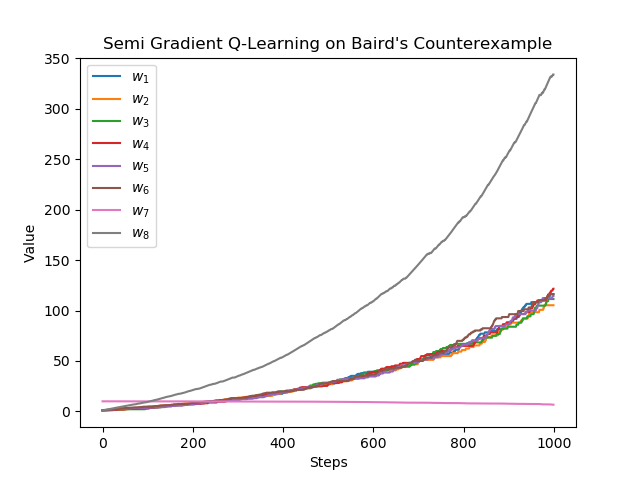

This figure's Python source:
import numpy as np
import matplotlib.pyplot as plt
from tqdm import tqdm

alpha=0.01
gamma=0.99
b=np.zeros(2)
pi=np.zeros(2)
actions=[0, 1]
b[0]=6/7
b[1]=1/7
pi[1]=1

def getFeatureVector(state):

	x=np.zeros(8)

	if state==6:

		x[6]=1
		x[7]=2

	else:

		x[state]=2
		x[7]=1

	return x

def getImportanceRatio(a):

	return pi[a]/b[a]

def getNext(action):

	nxt=0

	if action==0:

		nxt=np.random.randint(6)

	else:

		nxt=6

	return nxt

def semiGradientQ(steps):

	w=np.array([1.0,1.0,1.0,1.0,1.0,1.0,10.0,1.0])
	result=np.zeros((steps, 8), dtype='float')

	current=np.random.randint(7)

	for step in tqdm(range(steps)):

		action=np.random.choice(actions, p=b)
		nxt=getNext(action)

		vals=[np.dot(w, getFeatureVector(getNext(a))) for a in actions]

		feature=getFeatureVector(nxt)
		val_nxt=np.dot(w, feature)

		w=np.add(w, alpha*(gamma*np.max(vals)-val_nxt)*feature)

		current=nxt
		result[step]+=w

	return result

def Main():

	steps=1000
	result=semiGradientQ(steps)

	for i in range(8):

		plt.plot(result[:,i], label=r'$w_{}$'.format(i+1))

	plt.xlabel('Steps')
	plt.ylabel('Value')
	plt.title('Semi Gradient Q-Learning on Baird\'s Counterexample')
	plt.legend()
	plt.savefig('exercise_11_3.png')
	plt.close()	

Main()